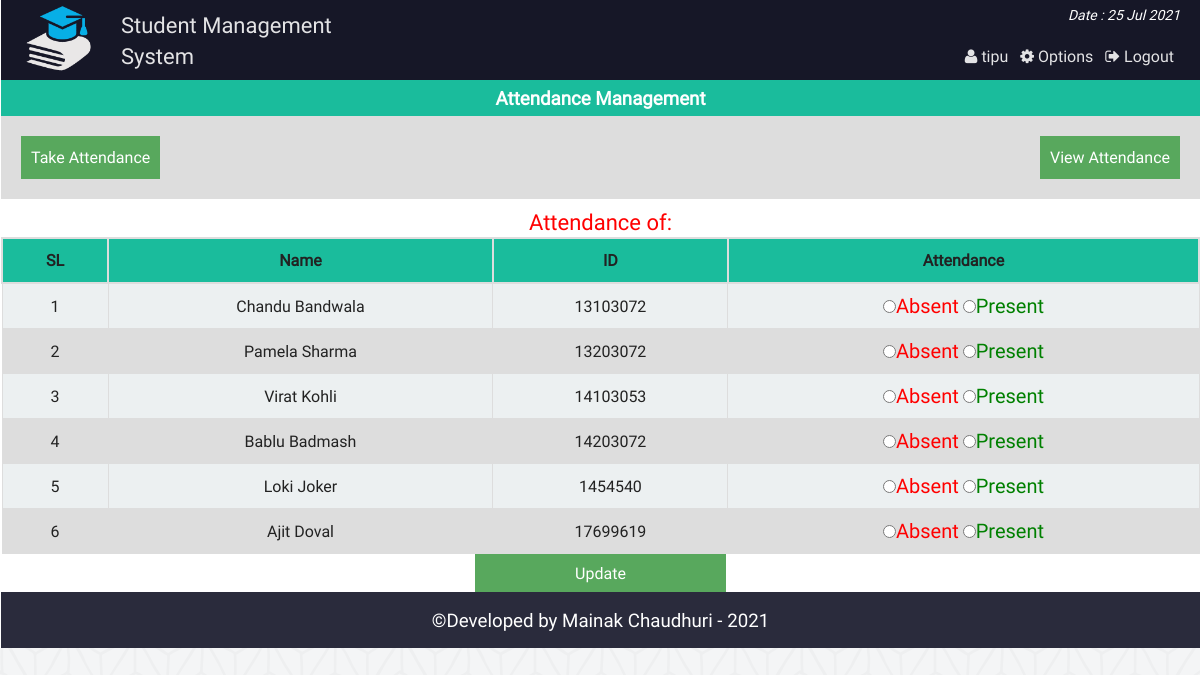
The app's page /att_single_view.php (signed in) with its own data.
### tables this page shows
CREATE TABLE `at_student` (
  `id` int(11) NOT NULL,
  `name` varchar(40) NOT NULL,
  `st_id` int(11) NOT NULL
);

CREATE TABLE `attn` (
  `id` int(11) NOT NULL,
  `st_id` int(11) NOT NULL,
  `atten` varchar(50) NOT NULL,
  `at_date` date NOT NULL
);

### php/functions.php (called while the page is built, shortened)
<?php
class login_registration_class{
	public function get_admin_session(){
		return @$_SESSION['admin_login'];
	}
	public function attn_all_student($date){
		global $conn;
		$res = $conn->query("select at_student.name, attn.*
			from at_student
			inner join attn
			on at_student.st_id = attn.st_id
			where at_date = '$date' ");
		return $res;
	}
};
?>

### att_single_view.php (the view, shortened to what this page needs)
<?php
	require "php/config.php";
	require_once "php/functions.php";
	$user = new login_registration_class();
	$admin_name = $_SESSION['admin_name'];
?>
<?php
include "php/headertop_admin.php";
?>
<div class="all_student fix">
		<h3 style="text-align:center;color:#fff;margin:0;padding:5px;background:#1abc9c">Attendance Management</h3>
		<div  class="fix" style="background:#ddd;padding:20px;">
			<span style="float:left;"><a style="color:#fff;" href="class_att.php"><button style="background:#58A85D;border:none;color:#fff;padding:10px;">Take Attendance</button></a></span>
			<span style="float:right;"><a style="color:#fff;" href="att_view.php"> <button style="background:#58A85D;border:none;color:#fff;padding:10px;">View Attendance</button></a></span>
		</div>
		<p style="text-align:center;color:#34495e;margin:0;padding-top:8px;color:red;font-size:22px;">
			<?php echo "Attendance of: ".$date;?>
		</p>
	<form action="" method="post">
		<table class="tab_one" style="text-align:center;">
			<tr>
				<th style="text-align:center;">SL</th>
				<th style="text-align:center;">Name</th>
				<th style="text-align:center;">ID</th>
				<th style="text-align:center;">Attendance</th>
			</tr>
			<?php
			$i=0;
				$std = $user->attn_all_student($date);
				if($std){
				while($rows = $std->fetch_assoc()){
				$i++;
		?>
			<tr>
				<td><?php echo $i;?></td>
				<td><?php echo $rows['name'];?></td>
				<td><?php echo $rows['st_id'];?></td>
				<td>
					<label style="color:red;font-size:20px"><input type="radio" name="attn[<?php echo $rows['st_id'];?>]" value="absent" <?php if($rows['atten'] == "absent") echo "checked";?>/>Absent</label>
					<label style="color:green;font-size:20px"> <input type="radio" name="attn[<?php echo $rows['st_id'];?>]" value="present" <?php if($rows['atten'] == "present") echo "checked";?>/>Present</label>
				</td>
			</tr>
			<?php
			} }else echo "failed";
				?>
		</table>
		<center>
		<span><input style="<text-align:right></text-align:right>;background:#58A85D;border:none;color:#fff;padding:8px 100px;" type="submit" name="submit" value="Update" /></span>
		</center>
	</form>
</div>
<?php include "php/footerbottom.php";?>

### php/headertop_admin.php (shortened to what this page needs)
<!Doctype html>
<html class="no-js" lang="">
    <head>
        <link rel="stylesheet" href="css/normalize.css">
        <link rel="stylesheet" href="font-awesome/css/font-awesome.min.css">
        <link rel="stylesheet" href="fonts/stylesheet.css">
        <link rel="stylesheet" href="css/main.css">
		<link rel="stylesheet" href="plugins/file-uploader/css/jquery.fileupload.css">
		<link rel="stylesheet" href="plugins/file-uploader/css/jquery.fileupload-ui.css">
    </head>
    <body>
        <header class="container header_area" >
			<div id="sticker">
				<div class="head">
					<a href="#               "><div class="logo fix">
						<img src="img/logo.png" alt="" />
					</div></a>
					<div class="uniname fix">
					<h2>Student Management System</h2>
					</div>
				</div>
				<div class="menu ">
					<div class="dateshow fix"><p><?php echo "Date : ".date("d M Y"); ?></p></div>
					<ul>
						<?php if($user->get_admin_session()){ ?>
						<li><a href="admin_logout.php"><i class="fa fa-sign-out" aria-hidden="true"></i> Logout</a></li>
						<li><a href="admin.php"><i class="fa fa-cog" aria-hidden="true"></i> Options</a></li>
						<li><a href="admin.php"><i class="fa fa-user" aria-hidden="true"></i>
						<?php echo $admin_name; ?>
						</a></li>
						<?php } ?>
					</ul>
				</div>
			</div>
		</header>
		<div class="info container fix">

### php/footerbottom.php
</div>
<footer class="container">
	<h3 style="text-align:center;background:#2A2B3C;margin:0;padding:15px;color:#fff;font-weight:normal">&copy;Developed by Mainak Chaudhuri - <?php echo date("Y");?> </h3>
</footer>
</html>

### css/main.css (style rules this page uses)
html { color: #222; font-size: 1em; line-height: 1.4; }
audio, canvas, iframe, img, svg, video { vertical-align: middle; }
a { text-decoration:none; }
.fix { overflow:hidden; }
body { font-family:roboto !important; background:url(../img/ptrn.png) repeat fixed; }
.container { display:block; margin:0 auto; background:#FFFFFF; border-left:1px solid #FFFFFF; }
.header_area { height:80px; background:#161727; }
.head { float:left; width:400px; }
.logo { width:100px; margin-left:20px; float:left; }
.logo img { width:75px; height:80px; }
.uniname { width:280px; float:left; padding-top: 10px; }
.uniname h2 { font-size:22px; font-weight:normal; color:#E3E3E5; margin-top: 20; padding: 0; margin: 0; }
.dateshow p { color: #fff; text-align: right; margin: 0; margin-top: 5px; margin-right: 20px; padding: 0; font-size: 14px; font-style: italic; }
.menu { width:600px; float:right; }
.menu ul { color: #e3e3e5; list-style: outside none none; margin: 20px 20px 0 0; padding: 0; }
.menu>ul>li { float:right; display:block; }
.menu>ul>li a { color: #e3e3e5; font-size: 16px; padding: 3px 6px; }
.st_reg th, td { padding: 8px; }
table.tab_one { width:100%; }
table.tab_one th { background:#1abc9c; padding:10px; font-weight:bold; text-align:left; }
table.tab_one td { border:1px solid #ddd; padding:8px; }
table.tab_one tr:nth-child(odd) { background:#ddd; }
table.tab_one tr:nth-child(even) { background:#ecf0f1; }
.all_student { min-height:450px; }
table.att_tab tr,td,th { border:2px solid #ddd; border-collapse:collapse; padding:8px; }
#sticker { background:#2A2B3C; }

### records on screen
at_student: name "Chandu Bandwala", attn.st_id "13103072"
attn: atten "☐ Absent", atten "☐ Present"
at_student: name "Pamela Sharma", attn.st_id "13203072"
attn: atten "☐ Absent", atten "☐ Present"
at_student: name "Virat Kohli", attn.st_id "14103053"
attn: atten "☐ Absent", atten "☐ Present"
at_student: name "Bablu Badmash", attn.st_id "14203072"
attn: atten "☐ Absent", atten "☐ Present"
at_student: name "Loki Joker", attn.st_id "1454540"
attn: atten "☐ Absent", atten "☐ Present"
at_student: name "Ajit Doval", attn.st_id "17699619"
attn: atten "☐ Absent", atten "☐ Present"

### other values on screen
$admin_name "tipu"
